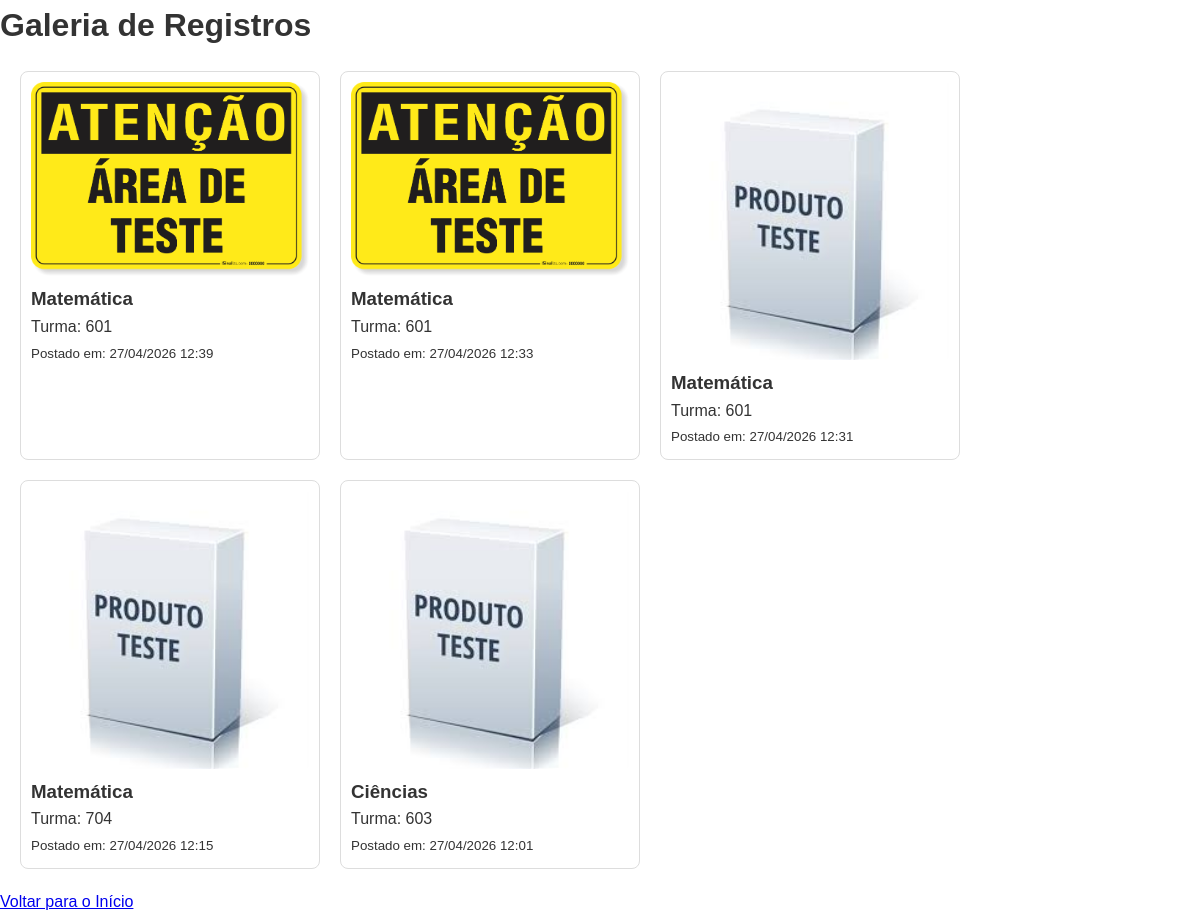
Screenshot of /galeria with the database file from the repository.
### tables this page shows
CREATE TABLE galeria (
            id INTEGER PRIMARY KEY AUTOINCREMENT,
            turma TEXT NOT NULL,
            materia TEXT NOT NULL,
            nome_arquivo TEXT NOT NULL,
            data_postagem TEXT NOT NULL
        , descricao TEXT);

### app.py (the view)
@app.route('/galeria')
def galeria():
    conn = conectar_banco()
    fotos = conn.execute('SELECT * FROM galeria ORDER BY id DESC').fetchall()
    conn.close()
    return render_template('galeria.html', fotos=fotos)

### app.py (called while the page is built)
def conectar_banco():
    conn = sqlite3.connect('banco_escola.db')
    conn.row_factory = sqlite3.Row
    return conn

### templates/galeria.html (shortened to what this page needs)
<!DOCTYPE html>
<html lang="pt-br">
<head>
    <link rel="stylesheet" href="{{ url_for('static', filename='css/style.css') }}">
</head>
<body>
    <h1>Galeria de Registros</h1>
    <div class="container-galeria" style="display: flex; flex-wrap: wrap; gap: 20px; padding: 20px;">
        {% for foto in fotos %}
        <div class="card-foto" style="border: 1px solid #ddd; padding: 10px; border-radius: 8px; width: 300px;">
            <img src="{{ url_for('static', filename='img/uploads/galeria/' + foto['nome_arquivo']) }}" style="width: 100%; border-radius: 5px;">
            <h3>{{ foto['materia'] }}</h3>
            <p>Turma: {{ foto['turma'] }}</p>
            <small>Postado em: {{ foto['data_postagem'] }}</small>
        </div>
        {% endfor %}
    </div>
    <a href="/">Voltar para o Início</a>
</body>
</html>

### static/css/style.css (style rules this page uses)
:root { --cor-primaria: #23ad11; --cor-primaria-clara: #f1f8e9; --cor-secundaria: #ffd700; --fonte-principal: 'Montserrat', sans-serif; }
* { margin: 0; padding: 0; box-sizing: border-box; }
html { scroll-behavior: smooth; }
body { font-family: var(--fonte-principal); line-height: 1.6; color: #333; background-color: #fff; overflow-x: hidden; }

### rows the page displays
galeria: nome_arquivo (picture), materia "Matemática", turma "601", data_postagem "27/04/2026 12:39"
galeria: nome_arquivo (picture), materia "Matemática", turma "601", data_postagem "27/04/2026 12:33"
galeria: nome_arquivo (picture), materia "Matemática", turma "601", data_postagem "27/04/2026 12:31"
galeria: nome_arquivo (picture), materia "Matemática", turma "704", data_postagem "27/04/2026 12:15"
galeria: nome_arquivo (picture), materia "Ciências", turma "603", data_postagem "27/04/2026 12:01"
